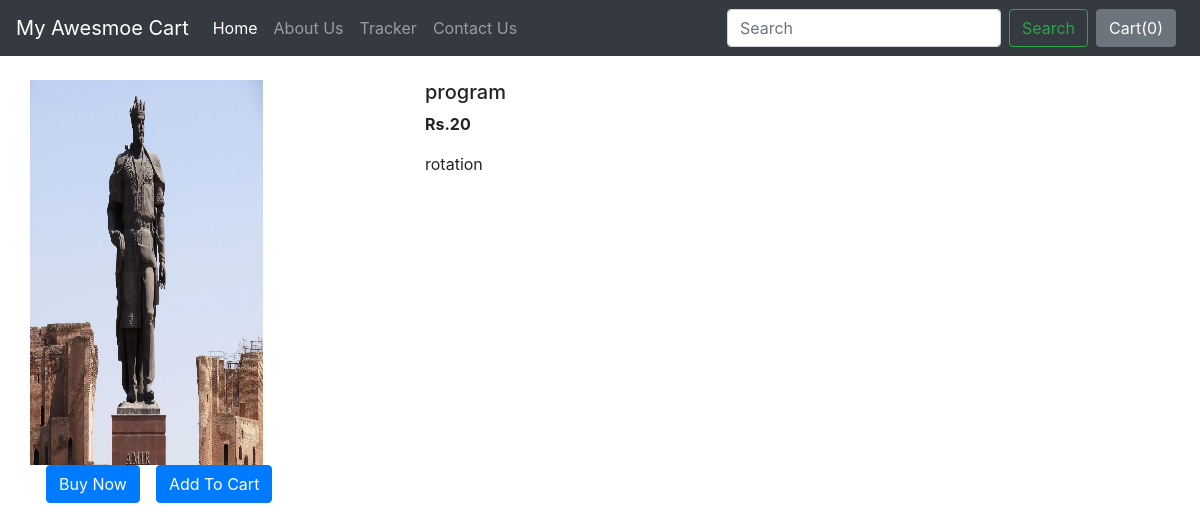
The app's page /shop/products/3, older data.
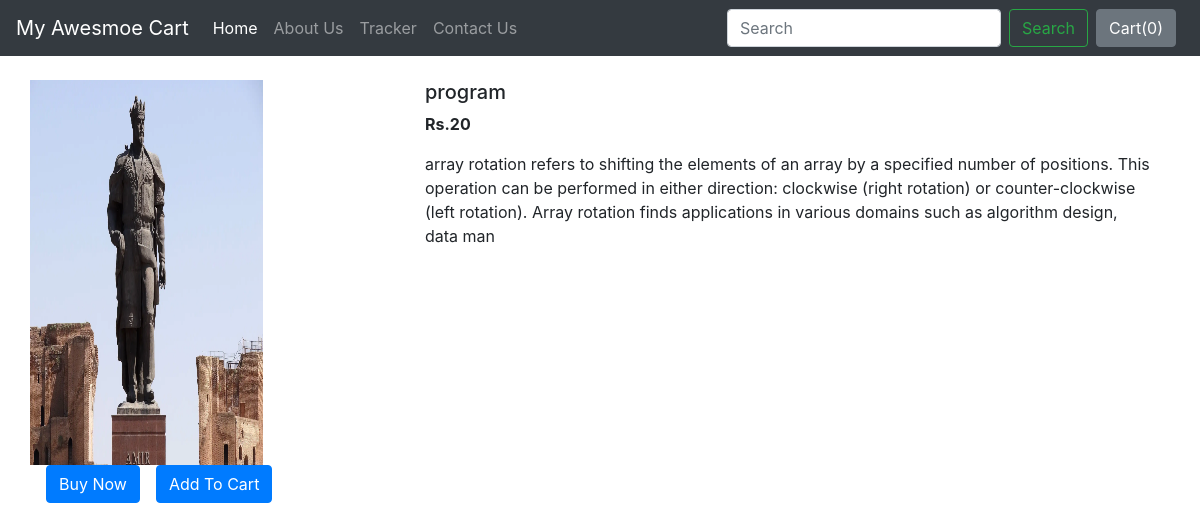
The same page, newer data.
### shop/models.py (models this page shows, shortened)
class Product(models.Model):
    product_id = models.AutoField
    product_name = models.CharField(max_length=50)
    category = models.CharField(max_length=50, default="")
    subcategory = models.CharField(max_length=50, default="")
    price = models.IntegerField(default=0)
    desc = models.CharField(max_length=300)
    pub_date = models.DateField()
    image = models.ImageField(upload_to="shop/watch", default="")

### shop/views.py (the view)
# urls.py: path("products/<int:myid>", views.productView, name="ProductView"),
def productView(request, myid):
    product = Product.objects.filter(id=myid)
    return render(request, 'shop/prodView.html', {'product': product[0]})

### shop/templates/shop/prodView.html (shortened to what this page needs)
{% extends 'shop/basic.html' %}
{% block body%}
<div class="container my-4">
    <div class="row">
    <div class="col-md-4">
    <div class="row">
        <img src="/media/{{product.image}}" width="233px" height="385px">
    </div>
        <div class="row">
            <button class="btn btn-primary mx-3">Buy Now</button>
            <button class="btn btn-primary">Add To Cart</button>
        </div>
    </div>
    <div class="col-md-8">
        <h5>{{product.product_name}}</h5>
        <p><b>Rs.{{product.price}}</b></p>
        <p>{{product.desc}}</p>
    </div>
    </div>
</div>
{% endblock %}

Row changes from the older to the newer data that the page shows:
changed Product "program": desc "rotation" → "array rotation refers to shifting the elements of an array by a specified number of positions. This operation can be performed in either direction: clockwise (right rotation) or counter-clockwise (left rotation). Array rotation finds applications in various domains such as algorithm design, data man"
